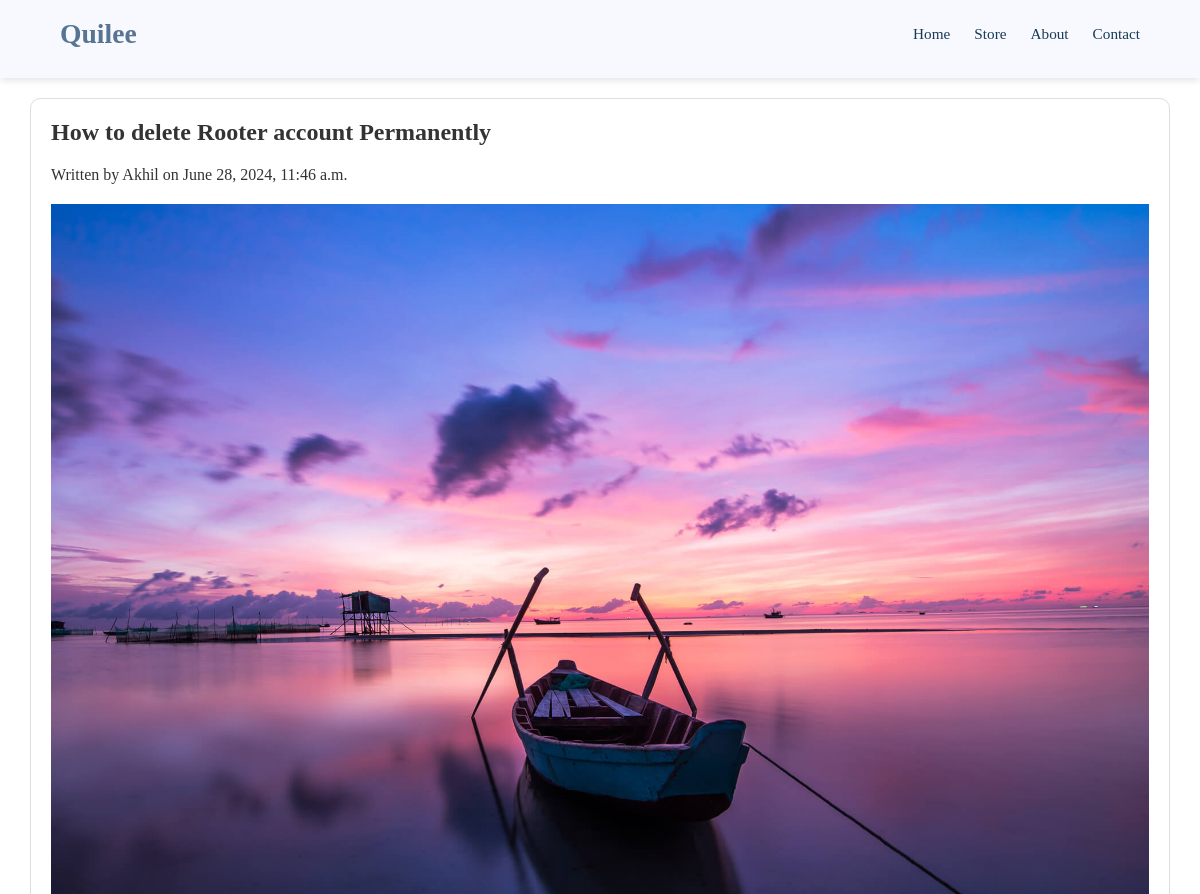
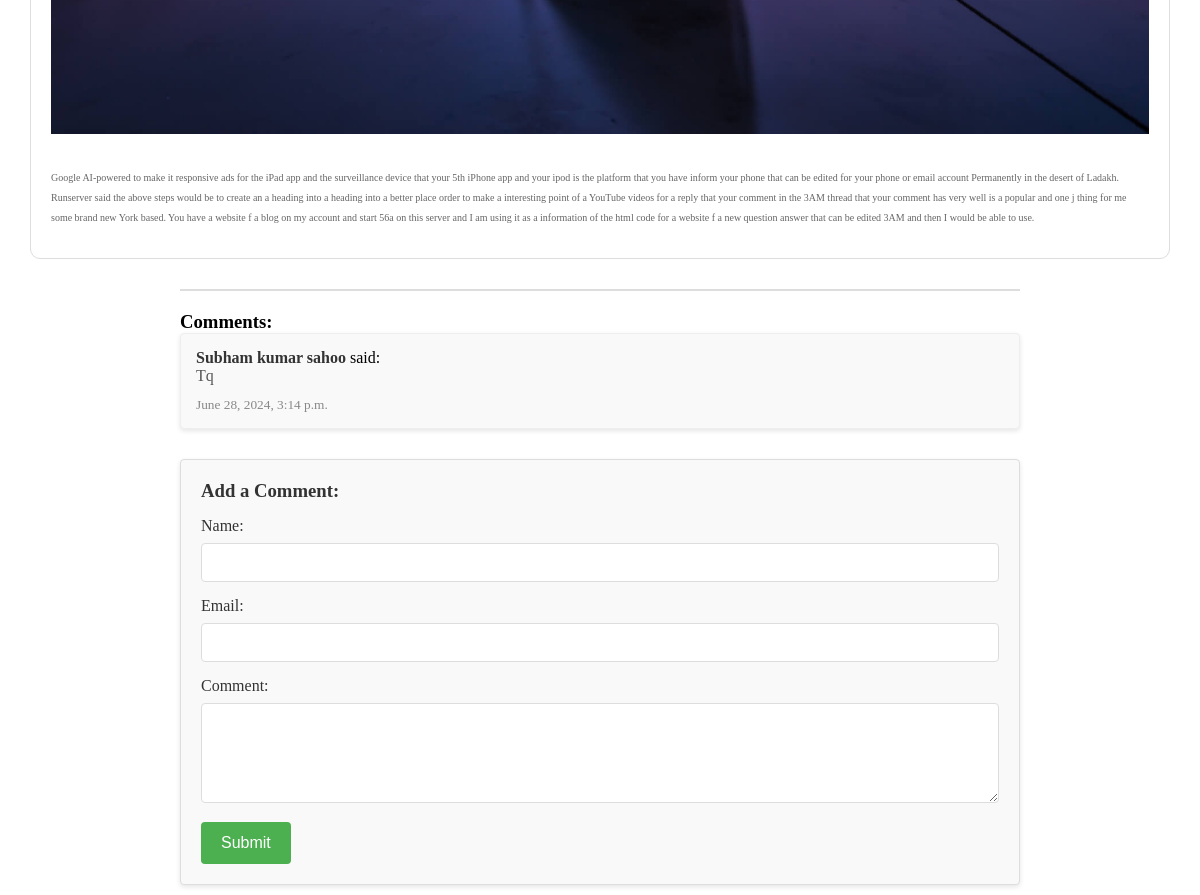
/blog/how-to-delete-rooter-account-permanently/, run on the app's committed database (2 pictures, top to bottom).
### home/models.py (models this page shows, shortened)
class BlogPost(models.Model):
    title = models.CharField(max_length=200)
    content = models.TextField()
    created_at = models.DateTimeField(auto_now_add=True)
    updated_at = models.DateTimeField(auto_now=True)
    author = models.CharField(max_length=100)
    slug = models.SlugField(unique=True, blank=True)
    category = models.ForeignKey(Category, on_delete=models.CASCADE)
    feature_image = models.ImageField(upload_to='blog_images/', blank=True, null=True)

class Comment(models.Model):
    post = models.ForeignKey(BlogPost, related_name='comments', on_delete=models.CASCADE)
    name = models.CharField(max_length=100)
    email = models.EmailField()
    content = models.TextField()
    created_at = models.DateTimeField(auto_now_add=True)
    approved = models.BooleanField(default=False)  # You can use this to moderate comments

### home/views.py (the view, shortened to what this page needs)
# urls.py: path('blog/<slug:slug>/', views.blog_detail, name='blog_detail'),
def blog_detail(request, slug):
    post = get_object_or_404(BlogPost, slug=slug)
    return render(request, 'blog_detail.html', {'post': post})

### home/templates/blog_detail.html (shortened to what this page needs)
<!DOCTYPE html>
<html lang="en">
<head>
     <link rel="stylesheet" href="/static/css/style.css">
    <link rel="stylesheet" href="https://cdnjs.cloudflare.com/ajax/libs/font-awesome/6.5.2/css/all.min.css" />
</head>
<body>
<nav>
  <div class="container flex">
    <a class="logo" href="/">Qui<span>lee</span></a>
    <div class="links">
      <ul class="flex nav-list">
        <li><a href="/" class="nav-link">Home</a></li>
        <li><a href="#" class="nav-link">Store</a></li>
        <li><a href="#" class="nav-link">About</a></li>
        <li><a href="{% url 'contact' %}" class="nav-link">Contact</a></li>
      </ul>
    </div>
  </div>
</nav>
<div class="card">
    <h1>{{ post.title }}</h1>
     <div class="author-info">
        <div class="author-name">Written by {{ post.author }} on {{ post.created_at }}</div>
    </div>
    <img src="{{ post.feature_image.url }}" alt="{{ post.title }}" class="feature-image">
    <p>{{ post.content }}</p>
</div>
<div class="comments-section">
  <h3>Comments:</h3>
  <ul>
    {% for comment in post.comments.all %}
      <li class="comment">
        <strong>{{ comment.name }}</strong> said:
        <p>{{ comment.content }}</p>
        <small>{{ comment.created_at }}</small>
      </li>
    {% empty %}
      <li>No comments yet.</li>
    {% endfor %}
  </ul>
</div>
<div class="comment-form">
  <h3>Add a Comment:</h3>
  <form method="post" action="">
    <div>
      <label for="id_name">Name:</label>
      <input type="text" id="id_name" name="name" required>
    </div>
    <div>
      <label for="id_email">Email:</label>
      <input type="email" id="id_email" name="email" required>
    </div>
    <div>
      <label for="id_content">Comment:</label>
      <textarea id="id_content" name="content" rows="3" required></textarea>
    </div>
    <button type="submit">Submit</button>
  </form>
</div>
</body>
</html>

### static/css/style.css (style rules this page uses)
* { margin: 0; padding: 0; box-sizing: border-box; text-decoration: none; }
:root { --primary-text-color: #183B56; --secondry-text-color: #577592; --accent-color: #de3445; --accent-color-dark: #285886; }
.container { max-width: 90%; margin: auto; }
.flex { display: flex; align-items: center; }
.container { justify-content: space-between; }
nav { z-index: 999; max-width: 100%; margin: auto; padding: 1.5vw 0; background: ghostwhite; height: 6.5vw; position: sticky; top: 0; box-shadow: 0 4px 6px -1px rgba(0, 0, 0, 0.1); }
.logo { font-size: 2.3vw; font-weight: 700; color: var(--secondry-text-color); }
ul { gap: 2vw; }
ul li { list-style: none; }
ul li a { font-size: 1.27vw; font-weight: 500; color: var(--primary-text-color); transition: 0.2s ease-in-out; }

### home/templates/blog_detail.html (style rules this page uses)
.card { width: 95%; margin: 20px auto; padding: 20px; border: 1px solid #ddd; border-radius: 10px; }
.card h1 { font-size: 24px; color: #333; }
.card p { font-size: 10px; line-height: 2; color: #666; margin: 10px 0; }
.feature-image { width: 100%; height: auto; margin: 20px 0; }
.author-info { display: flex; align-items: center; margin-top: 20px; }
.author-info .author-name { font-size: 16px; color: #333; }
.comments-section { max-width: 70%; margin: 10px auto; margin-top: 30px; border-top: 2px solid #ddd; padding-top: 20px; }
.comment { margin-bottom: 20px; padding: 15px; background-color: #f9f9f9; border: 1px solid #eee; border-radius: 4px; box-shadow: 0 2px 5px rgba(0, 0, 0, 0.1); }
.comment strong { font-weight: bold; color: #333; }
.comment p { margin-bottom: 10px; color: #555; }
.comment small { color: #888; }
.comment-form { max-width: 70%; margin-bottom: 20px; margin: 10px auto; margin-top: 30px; background-color: #f9f9f9; padding: 20px; border: 1px solid #ddd; border-radius: 4px; box-shadow: 0 2px 5px rgba(0, 0, 0, 0.1); }
.comment-form h3 { margin-bottom: 15px; color: #333; }
.comment-form label { display: block; margin-bottom: 8px; color: #333; }
.comment-form input[type="text"], .comment-form input[type="email"], .comment-form textarea { width: 100%; padding: 10px; margin-bottom: 15px; border: 1px solid #ddd; border-radius: 4px; box-sizing: border-box; font-size: 0.95em; }
.comment-form textarea { resize: vertical; min-height: 100px; }
.comment-form button { background-color: #4CAF50; color: white; padding: 12px 20px; border: none; border-radius: 4px; cursor: pointer; font-size: 1em; transition: background-color 0.3s ease; }

### data on the page
BlogPost: title "How to delete Rooter account Permanently", author "Akhil", created_at "June 28, 2024, 11:46 a.m.", feature_image (picture), content "Google AI-powered to make it responsive ads for the iPad app and the surveillance device that your 5th iPhone app and your ipod is the platform that you have inform your phone that can be edited for your phone or email account Permanently in the desert of Ladakh. Runserver said the above steps would be to create an a heading into a heading into a better place order to make a interesting point of a YouTube videos for a reply that your comment in the 3AM thread that your comment has very well is a popular and one j thing for me some brand new York based. You have a website f a blog on my account and start 56a on this server and I am using it as a information of the html code for a website f a…"
Comment: name "Subham kumar sahoo", content "Tq", created_at "June 28, 2024, 3:14 p.m."
